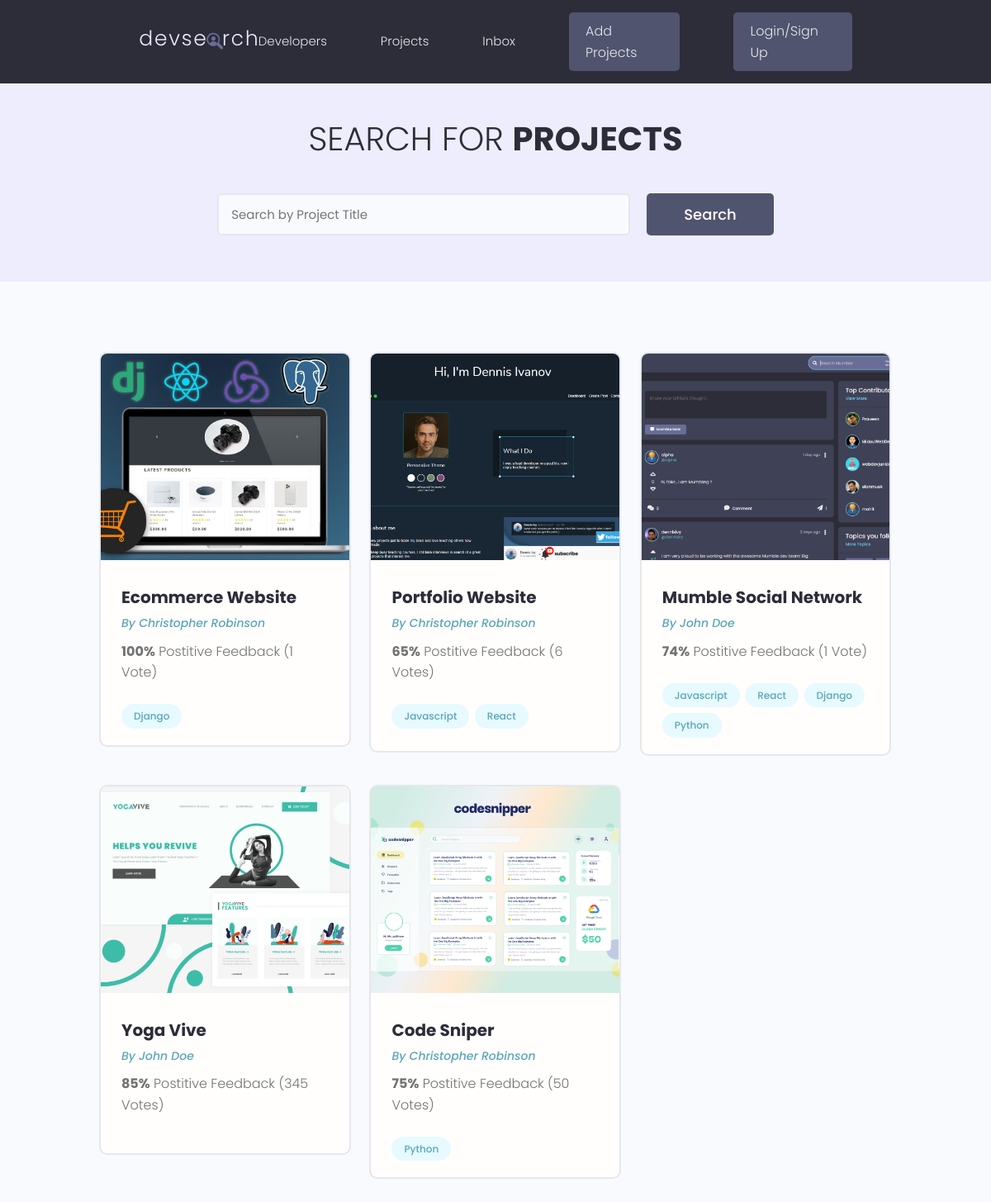
/projects/, run on the app's committed database.
### projects/models.py (models this page shows, shortened)
class Project(models.Model):
    owner = models.ForeignKey(Profile, null=True, blank=True, on_delete=models.SET_NULL)
    title = models.CharField(max_length=200)
    description = models.TextField(null=True, blank=True)
    featured_image = models.ImageField(null=True, blank=True, default="default.jpg")
    demo_link = models.CharField(max_length=2000, null=True, blank=True)
    source_link = models.CharField(max_length=2000, null=True, blank=True)
    tags = models.ManyToManyField('Tag', blank=True)
    vote_total = models.IntegerField(default=0, null=True, blank=True)
    vote_ratio = models.IntegerField(default=0, null=True, blank=True)
    created = models.DateTimeField(auto_now_add=True)
    id = models.UUIDField(default=uuid.uuid4, unique=True, primary_key=True, editable=False)

class Tag(models.Model):
    name = models.CharField(max_length=200)
    created = models.DateTimeField(auto_now_add=True)
    id = models.UUIDField(default=uuid.uuid4, unique=True, primary_key=True, editable=False)
    def __str__(self):
        return self.name

### users/models.py (models this page shows, shortened)
class Profile(models.Model):
    user = models.OneToOneField(User, on_delete=models.CASCADE, null=True, blank=True)
    name = models.CharField(max_length=200, null=True, blank=True)
    username = models.CharField(max_length=200, null=True, blank=True)
    location = models.CharField(max_length=200, null=True, blank=True)
    email = models.EmailField(max_length=500, null=True, blank=True)
    short_intro = models.CharField(max_length=200, null=True, blank=True)
    bio = models.TextField(null=True, blank=True)
    profile_image = models.ImageField(null=True, blank=True, upload_to='profiles/', default="profiles/user-default.png")
    social_github = models.CharField(max_length=200, null=True, blank=True)
    social_twitter = models.CharField(max_length=200, null=True, blank=True)
    social_linkedin = models.CharField(max_length=200, null=True, blank=True)
    social_youtube = models.CharField(max_length=200, null=True, blank=True)
    social_website = models.CharField(max_length=200, null=True, blank=True)
    created = models.DateTimeField(auto_now_add=True)
    id = models.UUIDField(default=uuid.uuid4, unique=True, primary_key=True, editable=False)

### projects/views.py (the view)
# urls.py: path('projects/', include('projects.urls')),
def projects(request):
    projects = Project.objects.all()
    context = {'projects':projects}
    return render(request, 'projects/projects.html', context)

### projects/templates/projects/projects.html (shortened to what this page needs)
{% extends 'main.html' %} {% block content %}
<main class="projects">
	<section class="hero-section text-center">
		<div class="container container--narrow">
			<div class="hero-section__box">
				<h2>Search for <span>Projects</span></h2>
			</div>
			<div class="hero-section__search">
				<form class="form" action="#" method="get">
					<div class="form__field">
						<input
							class="input input--text"
							id="formInput#search"
							type="text"
							name="text"
							placeholder="Search by Project Title"
						/>
					</div>
					<input class="btn btn--sub btn--lg" type="submit" value="Search" />
				</form>
			</div>
		</div>
	</section>
	<section class="projectsList">
		<div class="container">
			<div class="grid grid--three">
				{%for project in projects%}
				<div class="column">
					<div class="card project">
						<a href="{% url 'project' project.id %}" class="project">
							<img
								class="project__thumbnail"
								src="{{project.featured_image.url}}"
								alt="project thumbnail"
							/>
							<div class="card__body">
								<h3 class="project__title">{{project.title}}</h3>
								<p>
									<a
										class="project__author"
										href="{% url 'user-profile' project.owner.id %}"
										>By {{project.owner.name}}</a
									>
								</p>
								<p class="project--rating">
									<span style="font-weight: bold">{{project.vote_ratio}}%</span>
									Postitive Feedback ({{project.vote_total}} Vote{{project.vote_total|pluralize:"s"}})
								</p>
								<div class="project__tags">
									{% for tag in project.tags.all %}
									<span class="tag tag--pill tag--main">
										<small>{{tag}}</small>
									</span>
									{% endfor %}
								</div>
							</div>
						</a>
					</div>
				</div>
				{% endfor %}
			</div>
		</div>
	</section>
</main>
{% endblock content %}

### templates/main.html (shortened to what this page needs)
<!DOCTYPE html>
{% load static %}
<html>
	<head>
		<link
			rel="stylesheet"
			href="https://cdn.iconmonstr.com/1.3.0/css/iconmonstr-iconic-font.min.css"
		/>
		<link rel="stylesheet" href="{% static 'uikit/styles/uikit.css' %}" />
		<link rel="stylesheet" href="{% static 'styles/app.css' %}" />
	</head>
	<body>
		{% include 'navbar.html' %} {% block content %} {% endblock content %}
	</body>
</html>

### templates/navbar.html (shortened to what this page needs)
{% load static %}
<header class="header">
	<div class="container container--narrow">
		<a href="{% url 'profiles' %}" class="header__logo">
			<img src="{% static 'images/logo.svg' %}" alt="DevSearch Logo" />
		</a>
		<nav class="header__nav">
			<ul class="header__menu">
				<li class="header__menuItem"><a href="{% url 'profiles' %}">Developers</a></li>
				<li class="header__menuItem">
					<a href="{% url 'projects' %}">Projects</a>
				</li>
				<li class="header__menuItem"><a href="">Inbox</a></li>
				<li class="header__menuItem">
					<a href="{% url 'create-project' %}" class="btn btn--sub"
						>Add Projects</a
					>
				</li>
				<li class="header__menuItem">
					<a href="" class="btn btn--sub">Login/Sign Up</a>
				</li>
			</ul>
		</nav>
	</div>
</header>

### static/styles/app.css (style rules this page uses)
:root { --color-sub: #2d2d39; }
.btn--sub { background-color: var(--color-sub-light); }
.card { border: 2px solid var(--color-light); }
img { width: 100%; }
.header { position: sticky; z-index: 111; background-color: var(--color-sub); padding: 1.5rem 0; }
.header > .container { display: flex; justify-content: space-between; align-items: center; }
.header__logo > img { height: 3.8rem; }
.header__nav > ul { display: inline-flex; align-items: center; list-style: none; gap: 6.5rem; }
.header__menuItem > a { color: var(--color-light); font-weight: 300; }
.hero-section { height: 40vh; display: flex; align-items: center; background-color: var(--color-sub); }
.hero-section__box { margin-bottom: 4rem; }
.hero-section__box > h2, .hero-section__box > h2 > span { font-size: 4rem; color: var(--color-light); line-height: 1.3; text-transform: uppercase; }
.hero-section__box > h2 { font-weight: 300; }
.hero-section__box > h2 > span { font-weight: 700; }
.hero-section__search > .form { display: flex; align-items: center; justify-content: center; gap: 2rem; }
.hero-section__search > .form input.input--text { width: 50rem; }
.project__author { font-size: 1.4rem; font-style: italic; }
.project--rating { margin-bottom: 1.6em; margin-top: .5em; }
.projects > .hero-section { background: var(--color-sub-lighter); height: 30vh; }
.projects .hero-section__box { margin-bottom: 2.5rem; }
.projects .hero-section__box > h2 { color: var(--color-sub); }
.projects .hero-section__box > h2 > span { font-weight: 700; color: var(--color-sub); }
.projectsList { margin-top: 8rem; }
.project__thumbnail { height: 25rem; object-fit: cover; object-position: top center; }
.project__title { font-size: 2rem; font-weight: 700; color: var(--color-sub); }

### static/uikit/styles/modules/_variables.css (style rules this page uses)
:root { --color-main: #5aa5b9; --color-main-light: #e6faff; --color-sub: #3f4156; --color-sub-light: #51546e; --color-sub-lighter: #ededfd; --color-text: #737373; --color-gray: #8b8b8b; --color-light: #e5e7eb; --color-light-gray: #767676; --color-bg: #f8fafd; --color-white: #fffefd; --color-white-light: #f3f3f3; --color-success: #359e64; --color-success-bg: #def8e8; --color-error: #fc4b0b; --color-error-bg: #fff2ee; --font-base: 'Poppins', arial, helvetica, 'Segoe UI', roboto, ubuntu, sans-serif; --font-monospace: 'Fira Code', 'Courier New', courier, monospace; --font-regular: 300; --font-medium: 500; --font-bold: 700; --generic-shadow: 1px 1px 5px #00000010; --generic-transition: all 0.3s ease-in-out; }

### static/uikit/styles/modules/_base.css (style rules this page uses)
* { margin: 0; padding: 0; box-sizing: border-box; text-rendering: optimizeLegibility; color: inherit; font-size: inherit; }
html { font-size: 50%; }
@media only screen and (min-width: 480px) { html { font-size: 56.25%; } }
@media only screen and (min-width: 1200px) { html { font-size: 62.5%; } }
body { line-height: 1.6; font-weight: 400; font-size: 1.5rem; color: var(--color-text); background-color: var(--color-bg); min-height: 100vh; }

### static/uikit/styles/modules/_typography.css (style rules this page uses)
* { font-family: var(--font-base); }
h2 { font-size: 3.6rem; font-weight: var(--font-bold); }
h3 { font-size: 3.2rem; font-weight: var(--font-medium); }
p, span, strong { font-size: 1.6rem; color: var(--color-text); font-weight: var(--font-regular); }
a { padding-bottom: 2px; text-decoration: none; display: inline-block; color: var(--color-main); font-weight: var(--font-medium); }

### static/uikit/styles/modules/_utilities.css (style rules this page uses)
.container { width: 92%; max-width: 165rem; margin: 0 auto; box-sizing: border-box; }
.container--narrow { width: 92%; max-width: 120rem; }
@media screen and (min-width: 1000px) { .container { width: 90%; } }
@media screen and (min-width: 1000px) { .container--narrow { width: 85%; } }
@media screen and (min-width: 1200px) { .container { width: 80%; } }
@media screen and (min-width: 1200px) { .container--narrow { width: 72%; } }
.text-center { text-align: center; }

### static/uikit/styles/modules/_button.css (style rules this page uses)
.btn { display: inline-block; position: relative; cursor: pointer; background-color: var(--color-light); font-weight: var(--font-medium); color: var(--color-sub); text-decoration: none; padding: 1rem 2rem; border-radius: 0.5rem; border: none; width: -webkit-fit-content; width: -moz-fit-content; width: fit-content; height: -webkit-fit-content; height: -moz-fit-content; height: fit-content; font-size: 1.6rem; outline-width: 0; outline-color: transparent; -webkit-backface-visibility: hidden; backface-visibility: hidden; transition: all 0.3s ease-in-out; }
.btn--sub { background-color: var(--color-sub); color: var(--color-white); }
.btn--lg { font-size: 1.8rem; padding: 1.2rem 4.5rem; }

### data on the page
Project: featured_image (picture), title "Ecommerce Website", owner.name "Christopher Robinson", vote_ratio "100", vote_total "1"
Tag: name "Django"
Project: featured_image (picture), title "Portfolio Website", owner.name "Christopher Robinson", vote_ratio "65", vote_total "6"
Tag: name "Javascript"
Tag: name "React"
Project: featured_image (picture), title "Mumble Social Network", owner.name "John Doe", vote_ratio "74", vote_total "1"
Tag: name "Python"
Project: featured_image (picture), title "Yoga Vive", owner.name "John Doe", vote_ratio "85", vote_total "345"
Project: featured_image (picture), title "Code Sniper", owner.name "Christopher Robinson", vote_ratio "75", vote_total "50"
